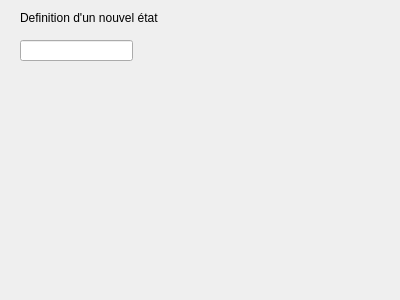
<?xml version="1.0" encoding="UTF-8"?>
<ui version="4.0">
 <class>Form</class>
 <widget class="QWidget" name="Form">
  <property name="geometry">
   <rect>
    <x>0</x>
    <y>0</y>
    <width>400</width>
    <height>300</height>
   </rect>
  </property>
  <property name="windowTitle">
   <string>Form</string>
  </property>
  <widget class="QLabel" name="label">
   <property name="geometry">
    <rect>
     <x>20</x>
     <y>10</y>
     <width>141</width>
     <height>16</height>
    </rect>
   </property>
   <property name="text">
    <string>Definition d'un nouvel état</string>
   </property>
  </widget>
  <widget class="QLineEdit" name="lineEdit">
   <property name="geometry">
    <rect>
     <x>20</x>
     <y>40</y>
     <width>113</width>
     <height>21</height>
    </rect>
   </property>
   <property name="text">
    <string/>
   </property>
  </widget>
 </widget>
 <resources/>
 <connections/>
</ui>
